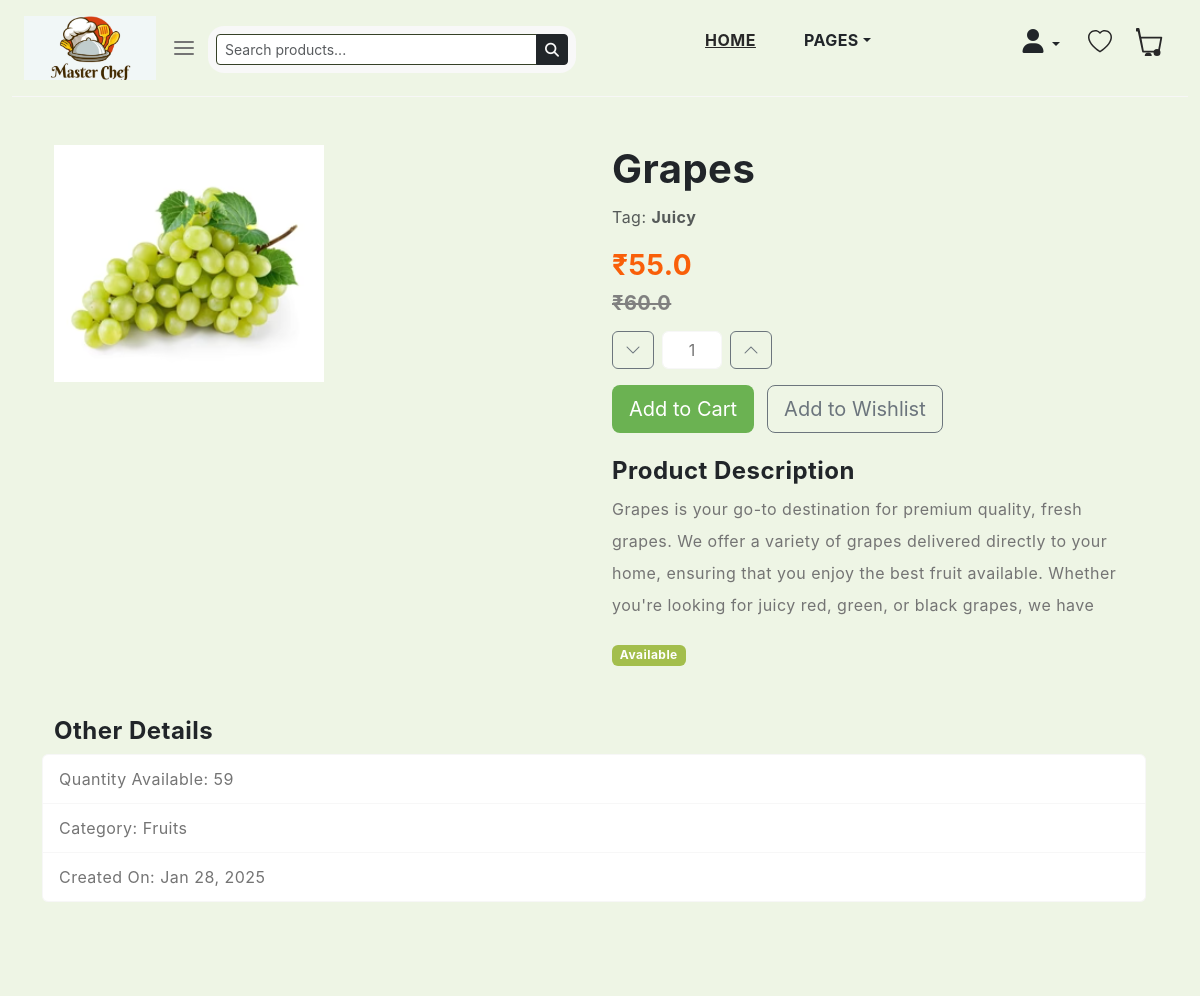
Page /categories_view/Fruits/Grapes/ (upper part) on the earlier database version.
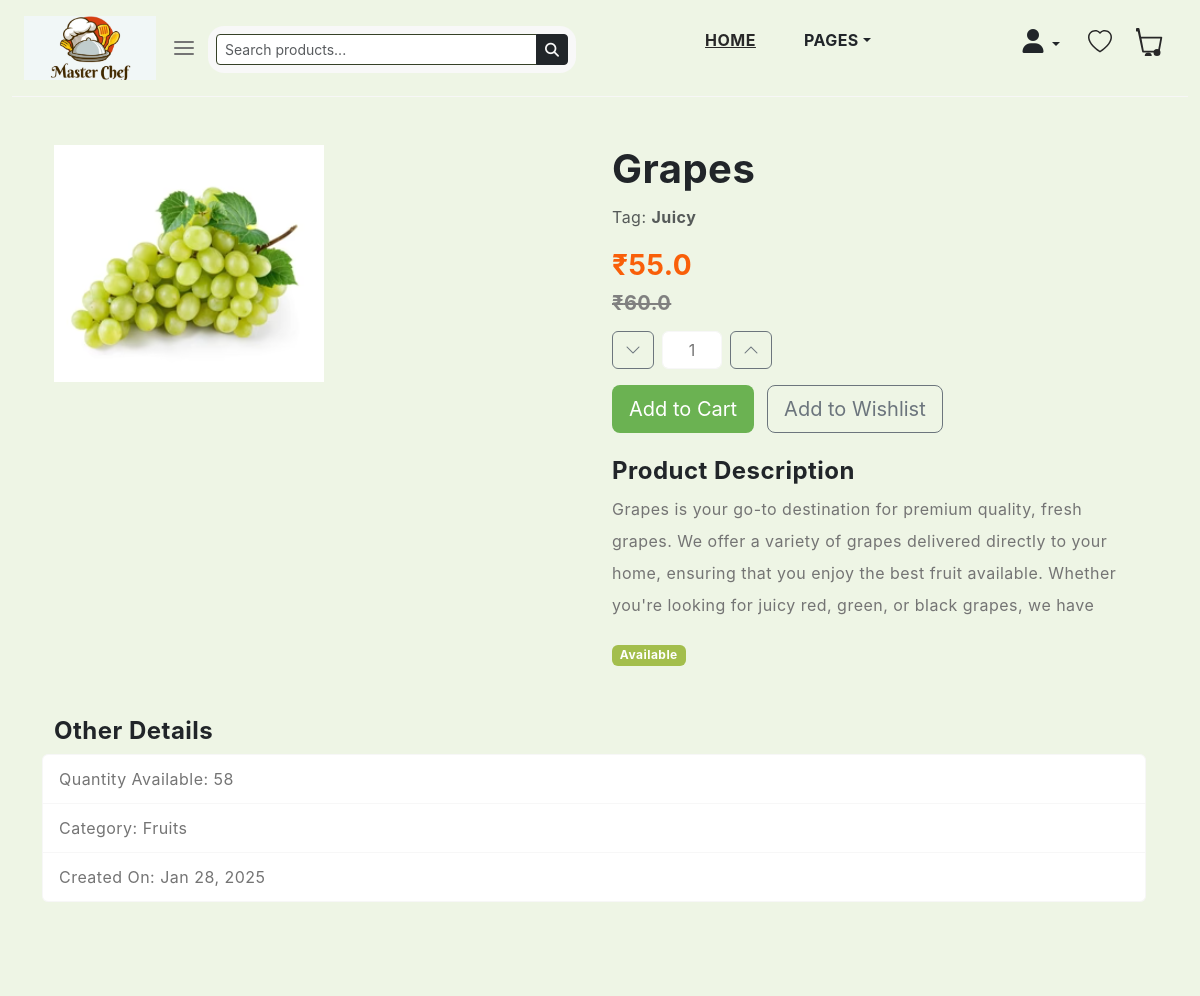
Same page on the later database version.
### FoodApp/models.py (models this page shows, shortened)
class Product(models.Model):
    category = models.ForeignKey(Category, on_delete=models.CASCADE)
    slug=models.CharField(max_length=150,null=False,blank=False)
    name=models.CharField(max_length=150,null=False,blank=False)
    product_image=models.ImageField(upload_to=get_image_path,null=True,blank=True)
    small_description=models.CharField(max_length= 250,null=False,blank=False)
    quantity=models.IntegerField(null=False,blank=False)
    descriptions=models.TextField(max_length= 500,null=False,blank=False)
    original_price=models.FloatField(null=False,blank=False)
    selling_price=models.FloatField(null=False,blank=False)
    status=models.BooleanField(default=False,help_text="0=default,1=Trending")
    trending=models.BooleanField(default=False,help_text="0=default,1=Trending")
    tag=models.CharField(max_length=150,null=False,blank=False)
    meta_title=models.CharField(max_length=150,null=False,blank=False)
    meta_keywords=models.CharField(max_length=150,null=False,blank=False)
    meta_description=models.TextField(max_length= 500,null=False,blank=False)
    created_at=models.DateTimeField(auto_now_add=True)

class Category(models.Model):
    slug=models.CharField(max_length=150,null=False,blank=False)
    name=models.CharField(max_length=150,null=False,blank=False)
    image=models.ImageField(upload_to=get_file_path,null=True,blank=True)
    descriptions=models.TextField(max_length= 500,null=False,blank=False)
    status=models.BooleanField(default=False,help_text="0=default,1=Trending")
    meta_title=models.CharField(max_length=150,null=False,blank=False)
    meta_keywords=models.CharField(max_length=150,null=False,blank=False)
    meta_description=models.TextField(max_length= 500,null=False,blank=False)
    created_at=models.DateTimeField(auto_now_add=True)

### FoodApp/views.py (the view)
# urls.py: path('categories_view/<str:catslug>/<str:prodslug>/',views.productview,name='productview'),
def productview(request,catslug,prodslug):
    if (Category.objects.filter(slug=catslug,status=0)):
        if (Product.objects.filter(slug=prodslug,status=0)):
            product = Product.objects.filter(slug=prodslug).first()
            context = {
                'product':product
            }
        else:
            messages.error(request,"No Such Product Found")
            return redirect("categories")
    else:
        messages.error(request,"No such Category Found")
        return redirect("categories")
    return render(request,'pages/productview.html',context)

### templates/pages/productview.html (shortened to what this page needs)
{% extends 'base.html' %}
{% load static %}
{% block content %}
<!DOCTYPE html>
<html lang="en">
<head>
    <link href="https://cdn.jsdelivr.net/npm/bootstrap@5.3.0-alpha1/dist/css/bootstrap.min.css" rel="stylesheet">
    <link href="https://cdn.jsdelivr.net/npm/bootstrap-icons/font/bootstrap-icons.css" rel="stylesheet">
</head>
<body>
    <div class="container my-5 product_data">
        <div class="row">
            <div class="col-md-6">
                <div class="zoom-effect">
                    <img src="{{ product.product_image.url }}" alt="{{ product.name }}" class="img-fluid product-image">
                </div>
            </div>
            <div class="col-md-6">
                <h1>{{ product.name }}</h1>
                <p class="text-muted">Tag: <strong>{{ product.tag }}</strong></p>
                <h3 class="text-danger">₹{{ product.selling_price }}</h3>
                <h5 class="strike-through">₹{{ product.original_price }}</h5>
                <div class="d-flex align-items-center my-3">
                    <button class="btn btn-outline-secondary" id="decrement"><i class="bi bi-chevron-down"></i></button>
                    <input type="text" id="quantity" value="1" class="form-control text-center mx-2" style="width: 60px;">
                    <button class="btn btn-outline-secondary" id="increment"><i class="bi bi-chevron-up"></i></button>
                </div>
                <button class="btn btn-primary btn-lg me-2 addtoCart">Add to Cart</button>
                <button class="btn btn-outline-secondary btn-lg addto_w_list">Add to Wishlist</button>
                <div class="mt-4">
                    <h4>Product Description</h4>
                    <p>{{ product.descriptions }}</p>
                </div>
                {% if product.quantity %}
                    <span class="badge bg-success">Available</span>
                {% else %}
                    <span class="badge bg-danger">Out of Stock</span>
                {% endif %}
            </div>
        </div>
        <div class="row mt-5">
            <h4>Other Details</h4>
            <ul class="list-group">
                <li class="list-group-item">Quantity Available: {{ product.quantity }}</li>
                <li class="list-group-item">Category: {{ product.category.name }}</li>
                <li class="list-group-item">Created On: {{ product.created_at|date:"M d, Y" }}</li>
            </ul>
        </div>
    </div>
</body>
</html>
{% endblock %}

### templates/base.html (shortened to what this page needs)
{% load static %}
<!DOCTYPE html>
<html lang="en">
<head>
    <link rel="stylesheet" href="https://cdn.jsdelivr.net/npm/swiper@9/swiper-bundle.min.css">
    <link rel="stylesheet" type="text/css" href="{% static 'css/vendor.css' %}">
    <link rel="stylesheet" type="text/css" href="{% static 'css/style.css' %}">
    <link href="https://cdn.jsdelivr.net/npm/sweetalert2@11/dist/sweetalert2.min.css" rel="stylesheet">
    <link rel="stylesheet" href="//cdn.jsdelivr.net/npm/alertifyjs@1.14.0/build/css/alertify.min.css"/>
    <link rel="stylesheet" href="//cdn.jsdelivr.net/npm/alertifyjs@1.14.0/build/css/themes/default.min.css"/>
    <link rel="stylesheet" href="https://cdnjs.cloudflare.com/ajax/libs/font-awesome/6.4.2/css/all.min.css">
    <link href="https://cdn.jsdelivr.net/npm/bootstrap@5.3.0-alpha3/dist/css/bootstrap.min.css" rel="stylesheet">
    <link href="https://cdn.jsdelivr.net/npm/bootstrap@5.3.0-alpha3/dist/css/bootstrap.min.css" rel="stylesheet">
    <link rel="stylesheet" href="https://code.jquery.com/ui/1.14.1/themes/base/jquery-ui.css">
    <link href="https://cdn.jsdelivr.net/npm/bootstrap-icons/font/bootstrap-icons.css" rel="stylesheet">
</head>
<body>
        {% include 'navbar.html' %}
        {% block content %}{% endblock %}
        {% include 'footer.html' %}
</body>
</html>

### templates/navbar.html (shortened to what this page needs)
{% load static %}
<!DOCTYPE html>
<html lang="en">
  <head>
    <link rel="stylesheet" href="https://cdn.jsdelivr.net/npm/swiper@9/swiper-bundle.min.css">
    <link rel="stylesheet" type="text/css" href="{% static 'css/vendor.css' %}">
    <link rel="stylesheet" type="text/css" href="{% static 'css/style.css' %}">
    <link rel="stylesheet" type="text/css" href="{% static 'css/normalize.css' %}">
    <link rel="stylesheet" href="https://cdnjs.cloudflare.com/ajax/libs/font-awesome/6.4.2/css/all.min.css">
    <link href="https://cdn.jsdelivr.net/npm/bootstrap@5.3.0-alpha3/dist/css/bootstrap.min.css" rel="stylesheet">
    <link rel="stylesheet" href="https://code.jquery.com/ui/1.14.1/themes/base/jquery-ui.css">
    <link href="https://cdn.jsdelivr.net/npm/bootstrap-icons/font/bootstrap-icons.css" rel="stylesheet">
  </head>
<body class="bg-success-subtle">
    <header>
        <div class="container-fluid">
          <div class="row py-3 border-bottom">
            <div class="col-sm-4 col-lg-2 text-center text-sm-start d-flex gap-3 justify-content-center justify-content-md-start">
              <div class="d-flex align-items-center my-3 my-sm-0">
                <a href="/">
                  <img src="{% static 'images/logo.jpg' %}" alt="logo" class="img-fluid">
                </a>
              </div>
              <button class="navbar-toggler" type="button" data-bs-toggle="offcanvas" data-bs-target="#offcanvasNavbar"
                aria-controls="offcanvasNavbar">
                <svg width="24" height="24" viewBox="0 0 24 24"><use xlink:href="#menu"></use></svg>
              </button>
            </div>
            <div class="col-12 col-sm-6 offset-sm-2 offset-md-0 col-lg-4 ml-1">
              <div class="search-bar row bg-light p-2 rounded-4 align-items-center justify-content-end" style="max-width: 100%; overflow: hidden; position: relative; top: 10px;">
                <div class="col-12 px-0">
                  <form id="search-form" action="{% url 'searchproduct' %}" method="post">
                    <div class="input-group input-group-sm">
                      <input
                        type="search"
                        id="searchBar"
                        name="searchitemi"
                        class="form-control border border-secondary"
                        placeholder="Search products..."
                        aria-label="Search"
                        style="max-width: 100%;"
                      />
                      <button type="submit" class="btn btn-dark">
                        <i class="fas fa-search text-light"></i>
                      </button>
                    </div>
                  </form>
                </div>
              </div>
            </div>
            <div class="col-lg-4">
              <ul class="navbar-nav list-unstyled d-flex flex-row gap-3 gap-lg-5 justify-content-center flex-wrap align-items-center mb-0 fw-bold text-uppercase text-dark">
                <li>
                  <a href="\">Home</a>
                </li>
                <li class="nav-item dropdown">
                  <a class="nav-link dropdown-toggle pe-3" role="button" id="pages" data-bs-toggle="dropdown" aria-expanded="false">Pages</a>
                </li>
              </ul>
            </div>
            <div class="col-sm-8 col-lg-2 d-flex gap-5 align-items-center justify-content-center justify-content-sm-end">
              <ul class="d-flex justify-content-end list-unstyled align-items-center">
                <li class="nav-item dropdown">
                  <button class="nav-link dropdown-toggle px-3 pt-2  text-dark" id="accountDropdown" role="button" data-bs-toggle="dropdown" aria-expanded="false">
                    <i class="fa fa-user fs-4"></i>
                  </button>
                </li>
                <li>
                  <a href="{% url 'wishlist' %}" class="p-2 mx-1 mt-4">
                  </a>
                </li>
                <li>
                  <a href="{% url 'cartview' %}" class="p-2 mx-1 mt-5">
                  </a>
                </li>
              </ul>
            </div>
          </div>
        </div>
      </header>
</body>
</html>

### templates/footer.html (shortened to what this page needs)
{% load static %}
<!DOCTYPE html>
<html lang="en">
  <head>
    <link rel="stylesheet" href="https://cdn.jsdelivr.net/npm/swiper@9/swiper-bundle.min.css">
    <link href="https://cdn.jsdelivr.net/npm/bootstrap@5.3.0-alpha3/dist/css/bootstrap.min.css" rel="stylesheet">
    <link rel="stylesheet" type="text/css" href="{% static 'css/vendor.css' %}">
    <link rel="stylesheet" type="text/css" href="{% static 'css/style.css' %}">
    <link href="https://cdn.jsdelivr.net/npm/sweetalert2@11/dist/sweetalert2.min.css" rel="stylesheet">
    <link rel="stylesheet" href="//cdn.jsdelivr.net/npm/alertifyjs@1.14.0/build/css/alertify.min.css"/>
    <link rel="stylesheet" href="//cdn.jsdelivr.net/npm/alertifyjs@1.14.0/build/css/themes/default.min.css"/>
    <link rel="stylesheet" href="https://cdnjs.cloudflare.com/ajax/libs/font-awesome/6.4.2/css/all.min.css">
    <link rel="stylesheet" href="https://code.jquery.com/ui/1.14.1/themes/base/jquery-ui.css">
  </head>
  <body>
    <section class="py-5">
      </section>
  </body>
  </html>

### static/css/style.css (style rules this page uses)
body { --heading-font : "Inter", sans-serif; --bs-link-color: #333; --bs-link-hover-color:#333; --bs-link-color-rgb: 40,40,40; --bs-link-hover-color-rgb: 0,0,0; --bs-light-rgb: 248, 248, 248; --bs-font-sans-serif: "Inter", sans-serif; --bs-body-font-family: var(--bs-font-sans-serif); --bs-body-font-size: 1rem; --bs-body-font-weight: 400; --bs-body-line-height: 2; --bs-body-color: #747474; --bs-primary: #6BB252; --bs-primary-rgb: 107, 178, 82; --bs-secondary: #364127; --bs-secondary-rgb: 54, 65, 39; --bs-danger: #F95F09; --bs-danger-rgb: 249, 95, 9; --bs-success: #a3be4c; --bs-success-rgb: 163, 190, 76; --bs-primary-bg-subtle: #FFF9EB; --bs-success-bg-subtle: #eef5e5; --bs-border-color: #F7F7F7; }
.btn-primary { --bs-btn-color: #fff; --bs-btn-bg: var(--bs-primary); --bs-btn-border-color: transparent; --bs-btn-hover-color: #fff; --bs-btn-hover-bg: #f7a422; --bs-btn-hover-border-color: transparent; --bs-btn-focus-shadow-rgb: 49,132,253; --bs-btn-active-color: #fff; --bs-btn-active-bg: var(--bs-primary); --bs-btn-active-border-color: transparent; --bs-btn-active-shadow: inset 0 3px 5px rgba(0, 0, 0, 0.125); --bs-btn-disabled-color: #fff; --bs-btn-disabled-bg: #d3d7dd; --bs-btn-disabled-border-color: transparent; }
body { letter-spacing: 0.03em; }
h1,h2,h3,h4,h5,h6 { font-family: var(--heading-font); color: var(--bs-dark); font-weight: 700; }
.container, .container-fluid, .container-lg, .container-md, .container-sm, .container-xl, .container-xxl { --bs-gutter-x: 3rem; }

### templates/pages/productview.html (style rules this page uses)
.product-image { max-width: 100%; height: auto; }
.strike-through { text-decoration: line-through; color: gray; }
.zoom-effect { overflow: hidden; }
.zoom-effect img { transition: transform 0.5s ease; }

Differences in the rows shown:
changed Product "Grapes": quantity "59" → "58"
